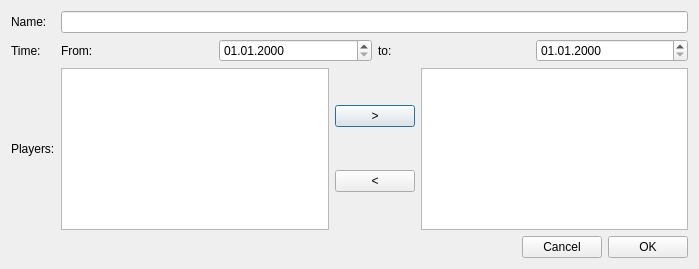
<?xml version="1.0" encoding="UTF-8"?>
<ui version="4.0">
 <class>NewLeagueDialog</class>
 <widget class="QDialog" name="NewLeagueDialog">
  <property name="geometry">
   <rect>
    <x>0</x>
    <y>0</y>
    <width>699</width>
    <height>269</height>
   </rect>
  </property>
  <property name="windowTitle">
   <string>Dialog</string>
  </property>
  <layout class="QGridLayout" name="gridLayout">
   <item row="0" column="0">
    <widget class="QLabel" name="label_5">
     <property name="text">
      <string>Name:</string>
     </property>
    </widget>
   </item>
   <item row="0" column="1">
    <widget class="QLineEdit" name="lineEditName"/>
   </item>
   <item row="1" column="0">
    <widget class="QLabel" name="label_2">
     <property name="text">
      <string>Time:</string>
     </property>
    </widget>
   </item>
   <item row="1" column="1">
    <layout class="QHBoxLayout" name="horizontalLayout_3">
     <item>
      <widget class="QLabel" name="label_3">
       <property name="text">
        <string>From:</string>
       </property>
      </widget>
     </item>
     <item>
      <widget class="QDateEdit" name="dateEditFrom">
       <property name="maximumDate">
        <date>
         <year>7999</year>
         <month>12</month>
         <day>31</day>
        </date>
       </property>
       <property name="displayFormat">
        <string>dd.MM.yyyy</string>
       </property>
      </widget>
     </item>
     <item>
      <widget class="QLabel" name="label_4">
       <property name="text">
        <string>to:</string>
       </property>
      </widget>
     </item>
     <item>
      <widget class="QDateEdit" name="dateEditTo">
       <property name="displayFormat">
        <string>dd.MM.yyyy</string>
       </property>
      </widget>
     </item>
    </layout>
   </item>
   <item row="2" column="0">
    <widget class="QLabel" name="label">
     <property name="text">
      <string>Players:</string>
     </property>
    </widget>
   </item>
   <item row="2" column="1">
    <layout class="QHBoxLayout" name="horizontalLayout_2">
     <item>
      <widget class="QListWidget" name="listWidgetAllPlayers"/>
     </item>
     <item>
      <layout class="QVBoxLayout" name="verticalLayout">
       <item>
        <widget class="QPushButton" name="pushButtonAdd">
         <property name="text">
          <string>&gt;</string>
         </property>
        </widget>
       </item>
       <item>
        <widget class="QPushButton" name="pushButtonRemove">
         <property name="text">
          <string>&lt;</string>
         </property>
        </widget>
       </item>
      </layout>
     </item>
     <item>
      <widget class="QListWidget" name="listWidgetLeaguePlayers"/>
     </item>
    </layout>
   </item>
   <item row="3" column="1">
    <layout class="QHBoxLayout" name="horizontalLayout">
     <property name="sizeConstraint">
      <enum>QLayout::SetDefaultConstraint</enum>
     </property>
     <item>
      <spacer name="horizontalSpacer">
       <property name="orientation">
        <enum>Qt::Horizontal</enum>
       </property>
       <property name="sizeHint" stdset="0">
        <size>
         <width>40</width>
         <height>20</height>
        </size>
       </property>
      </spacer>
     </item>
     <item>
      <widget class="QPushButton" name="pushButtonCancel">
       <property name="text">
        <string>Cancel</string>
       </property>
      </widget>
     </item>
     <item>
      <widget class="QPushButton" name="pushButtonOkay">
       <property name="text">
        <string>OK</string>
       </property>
      </widget>
     </item>
    </layout>
   </item>
  </layout>
 </widget>
 <resources/>
 <connections/>
</ui>
